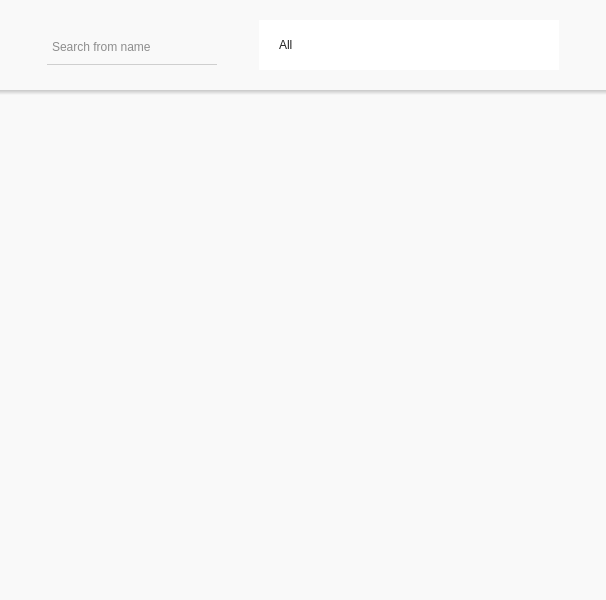
<?xml version="1.0" encoding="UTF-8"?>
<ui version="4.0">
 <class>MainWindow</class>
 <widget class="QMainWindow" name="MainWindow">
  <property name="geometry">
   <rect>
    <x>0</x>
    <y>0</y>
    <width>606</width>
    <height>600</height>
   </rect>
  </property>
  <property name="minimumSize">
   <size>
    <width>606</width>
    <height>600</height>
   </size>
  </property>
  <property name="windowTitle">
   <string>FontToPng</string>
  </property>
  <property name="styleSheet">
   <string notr="true">QWidget
{
	font: 16px &quot;Microsoft JhengHei&quot;;
    color: #212121;
}

QWidget:!enabled
{
    color: #78000000;
}

QWidget#centralWidget
{
    background: #f9f9f9;
}</string>
  </property>
  <widget class="QWidget" name="centralWidget">
   <layout class="QGridLayout" name="gridLayout">
    <property name="leftMargin">
     <number>0</number>
    </property>
    <property name="topMargin">
     <number>0</number>
    </property>
    <property name="rightMargin">
     <number>0</number>
    </property>
    <property name="bottomMargin">
     <number>0</number>
    </property>
    <property name="spacing">
     <number>0</number>
    </property>
    <item row="3" column="0">
     <widget class="QWidget" name="widgetShadow" native="true">
      <property name="minimumSize">
       <size>
        <width>0</width>
        <height>8</height>
       </size>
      </property>
      <property name="maximumSize">
       <size>
        <width>16777215</width>
        <height>8</height>
       </size>
      </property>
      <property name="styleSheet">
       <string notr="true">border-top: 5px solid qlineargradient(spread:pad, x1:0, y1:0, x2:0, y2:1, stop:0 rgba(70, 70, 70, 70), stop:0.35 rgba(40, 40, 40, 40), stop:1 transparent);</string>
      </property>
     </widget>
    </item>
    <item row="0" column="0">
     <spacer name="verticalSpacer">
      <property name="orientation">
       <enum>Qt::Vertical</enum>
      </property>
      <property name="sizeType">
       <enum>QSizePolicy::Fixed</enum>
      </property>
      <property name="sizeHint" stdset="0">
       <size>
        <width>0</width>
        <height>5</height>
       </size>
      </property>
     </spacer>
    </item>
    <item row="2" column="0">
     <spacer name="verticalSpacer_2">
      <property name="orientation">
       <enum>Qt::Vertical</enum>
      </property>
      <property name="sizeType">
       <enum>QSizePolicy::Fixed</enum>
      </property>
      <property name="sizeHint" stdset="0">
       <size>
        <width>0</width>
        <height>5</height>
       </size>
      </property>
     </spacer>
    </item>
    <item row="4" column="0">
     <widget class="QWidget" name="widgetTableParent" native="true">
      <widget class="QTableWidget" name="tableWidget">
       <property name="geometry">
        <rect>
         <x>0</x>
         <y>0</y>
         <width>606</width>
         <height>500</height>
        </rect>
       </property>
       <property name="styleSheet">
        <string notr="true">background: #00000000</string>
       </property>
      </widget>
     </widget>
    </item>
    <item row="1" column="0">
     <widget class="QWidget" name="widget_2" native="true">
      <property name="minimumSize">
       <size>
        <width>0</width>
        <height>80</height>
       </size>
      </property>
      <property name="maximumSize">
       <size>
        <width>16777215</width>
        <height>80</height>
       </size>
      </property>
      <layout class="QHBoxLayout" name="horizontalLayout_2">
       <item>
        <widget class="QLineEdit" name="lineEdit">
         <property name="enabled">
          <bool>true</bool>
         </property>
         <property name="minimumSize">
          <size>
           <width>170</width>
           <height>40</height>
          </size>
         </property>
         <property name="maximumSize">
          <size>
           <width>170</width>
           <height>40</height>
          </size>
         </property>
         <property name="focusPolicy">
          <enum>Qt::ClickFocus</enum>
         </property>
         <property name="styleSheet">
          <string notr="true">QLineEdit
{
    border: 0px;
    background:transparent;

    padding: 0 0 -5 3px;
    border-bottom: 1px solid #cfcfcf;
}

QLineEdit::hover
{
    padding: 0 0 -6 3px;
    border-bottom: 2px solid #2895f1;
}

QLineEdit::!enabled
{
    padding: 0 0 -6 3px;
    border-bottom: 2px dotted #cfcfcf;
}</string>
         </property>
         <property name="echoMode">
          <enum>QLineEdit::Normal</enum>
         </property>
         <property name="alignment">
          <set>Qt::AlignLeading|Qt::AlignLeft|Qt::AlignVCenter</set>
         </property>
         <property name="readOnly">
          <bool>false</bool>
         </property>
         <property name="placeholderText">
          <string>Search from name</string>
         </property>
        </widget>
       </item>
       <item>
        <widget class="QComboBox" name="comboBox">
         <property name="enabled">
          <bool>true</bool>
         </property>
         <property name="minimumSize">
          <size>
           <width>300</width>
           <height>50</height>
          </size>
         </property>
         <property name="maximumSize">
          <size>
           <width>300</width>
           <height>50</height>
          </size>
         </property>
         <property name="focusPolicy">
          <enum>Qt::ClickFocus</enum>
         </property>
         <property name="styleSheet">
          <string notr="true">QComboBox
{
    padding: 0 0 0 20px;

    border: 5px;
	border-image: url(:/Picture/ComboBox_Background.png) 5 stretch stretch;
}

QComboBox::drop-down
{
    border: 1px;
}

QComboBox::drop-down::hover
{
    padding-right: -2px;
    border-right: 2px solid #2895f1;
}

QComboBox::down-arrow
{
    padding-right: 30px;
    image: url(:/Picture/ComboBox_Arrow_Down.png);
}

QComboBox::down-arrow:on
{
    padding-right: 30px;
    image: url(:/Picture/ComboBox_Arrow_Up.png);
}

QComboBox QAbstractItemView
{
    padding: 10px;
    border: 1px;
}</string>
         </property>
         <item>
          <property name="text">
           <string>All</string>
          </property>
         </item>
        </widget>
       </item>
      </layout>
     </widget>
    </item>
   </layout>
  </widget>
 </widget>
 <layoutdefault spacing="6" margin="11"/>
 <resources/>
 <connections/>
</ui>
